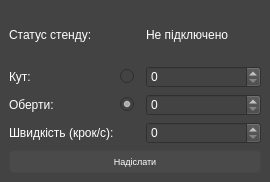
<?xml version="1.0" encoding="UTF-8"?>
<ui version="4.0">
 <class>ControlRotationStand</class>
 <widget class="QWidget" name="ControlRotationStand">
  <property name="geometry">
   <rect>
    <x>0</x>
    <y>0</y>
    <width>270</width>
    <height>182</height>
   </rect>
  </property>
  <property name="windowTitle">
   <string>Form</string>
  </property>
  <property name="styleSheet">
   <string notr="true">color: rgb(255, 255, 255); background-color: rgb(67, 67, 67);</string>
  </property>
  <layout class="QHBoxLayout" name="horizontalLayout">
   <property name="leftMargin">
    <number>0</number>
   </property>
   <property name="topMargin">
    <number>0</number>
   </property>
   <property name="rightMargin">
    <number>0</number>
   </property>
   <property name="bottomMargin">
    <number>0</number>
   </property>
   <item>
    <widget class="QWidget" name="widget" native="true">
     <property name="minimumSize">
      <size>
       <width>0</width>
       <height>139</height>
      </size>
     </property>
     <layout class="QGridLayout" name="gridLayout">
      <item row="0" column="0">
       <widget class="QLabel" name="label_11">
        <property name="text">
         <string>Статус стенду:</string>
        </property>
       </widget>
      </item>
      <item row="4" column="0" colspan="4">
       <widget class="QPushButton" name="bt_rotator_send">
        <property name="font">
         <font>
          <pointsize>7</pointsize>
         </font>
        </property>
        <property name="styleSheet">
         <string notr="true">QPushButton {
	border: 1px solid rgb(70, 70, 70) ;
	border-radius: 5px;
	background-color: rgb(74, 74, 74);
	padding: 5px;
}

QPushButton:pressed {
	border: 1px solid rgb(54, 54, 54) ;
	background-color: rgb(20, 20, 20);
}</string>
        </property>
        <property name="text">
         <string>Надіслати</string>
        </property>
       </widget>
      </item>
      <item row="1" column="0">
       <widget class="QLabel" name="label_12">
        <property name="text">
         <string>Кут:</string>
        </property>
       </widget>
      </item>
      <item row="3" column="0">
       <widget class="QLabel" name="label_14">
        <property name="text">
         <string>Швидкість (крок/с):</string>
        </property>
       </widget>
      </item>
      <item row="0" column="2">
       <widget class="QLabel" name="lb_rotator_status">
        <property name="text">
         <string>Не підключено</string>
        </property>
       </widget>
      </item>
      <item row="2" column="0">
       <widget class="QLabel" name="label_13">
        <property name="text">
         <string>Оберти:</string>
        </property>
       </widget>
      </item>
      <item row="1" column="1">
       <widget class="QRadioButton" name="rb_send_angle">
        <property name="minimumSize">
         <size>
          <width>20</width>
          <height>0</height>
         </size>
        </property>
        <property name="text">
         <string/>
        </property>
       </widget>
      </item>
      <item row="2" column="1">
       <widget class="QRadioButton" name="rb_send_rotation">
        <property name="minimumSize">
         <size>
          <width>20</width>
          <height>0</height>
         </size>
        </property>
        <property name="maximumSize">
         <size>
          <width>20</width>
          <height>16777215</height>
         </size>
        </property>
        <property name="text">
         <string/>
        </property>
        <property name="checked">
         <bool>true</bool>
        </property>
       </widget>
      </item>
      <item row="1" column="2" colspan="2">
       <widget class="QSpinBox" name="sb_rotator_angle">
        <property name="maximum">
         <number>359</number>
        </property>
       </widget>
      </item>
      <item row="2" column="2" colspan="2">
       <widget class="QSpinBox" name="sb_rotator_rotation"/>
      </item>
      <item row="3" column="2" colspan="2">
       <widget class="QSpinBox" name="sb_rotator_speed">
        <property name="maximum">
         <number>1500</number>
        </property>
       </widget>
      </item>
     </layout>
    </widget>
   </item>
  </layout>
 </widget>
 <resources/>
 <connections/>
</ui>
